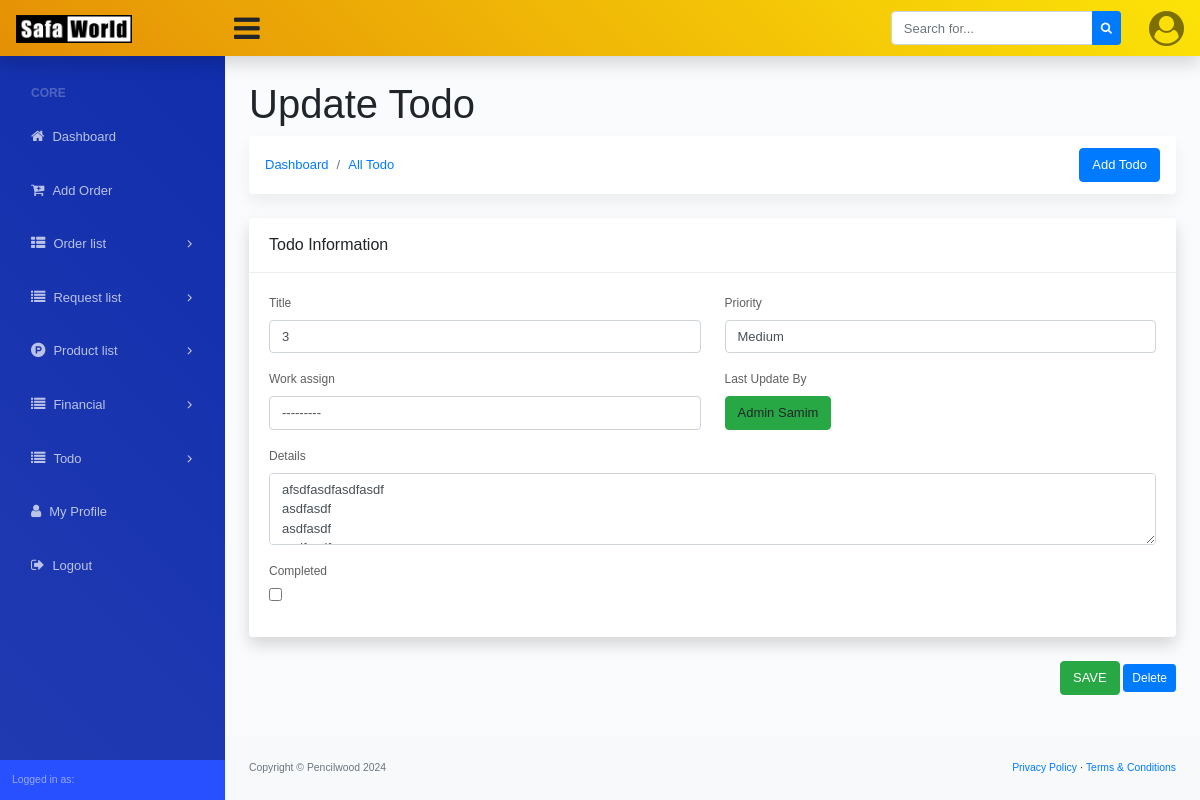
The page /todos/edit/1/ on the database as committed earlier.
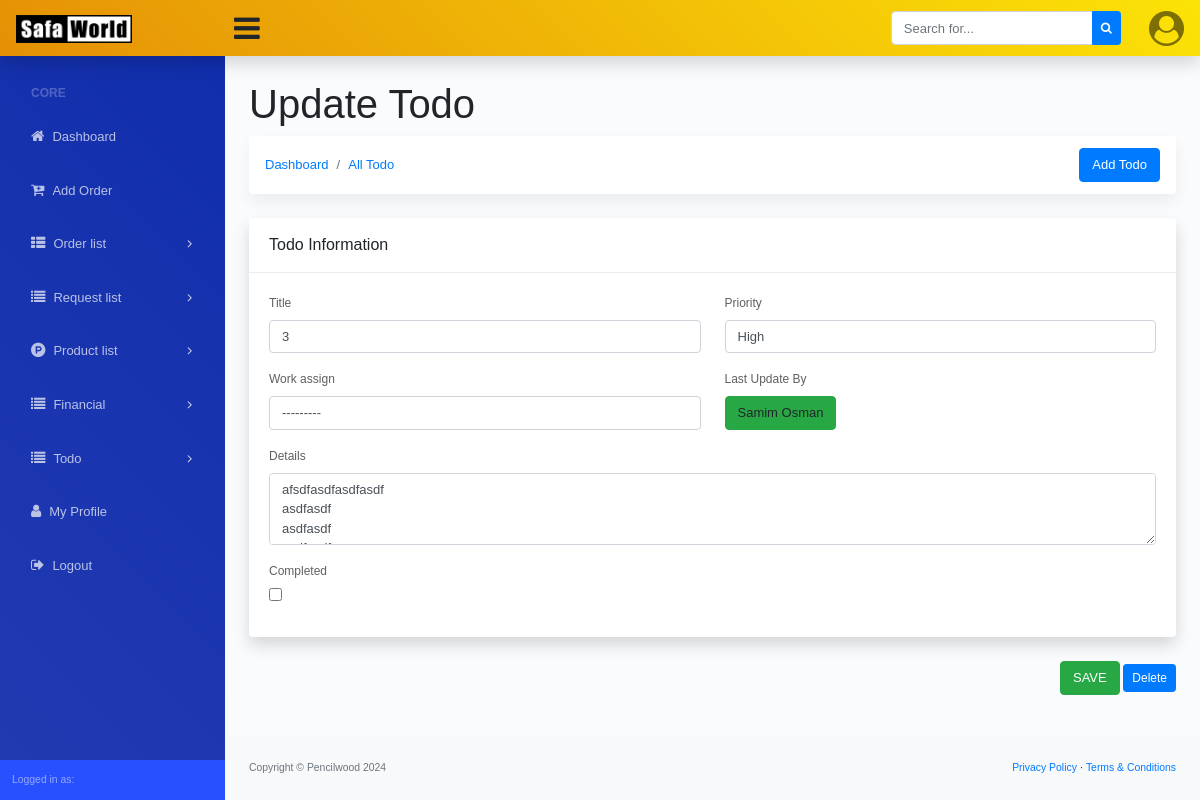
The same page on the database as committed later.
### dashboard/models.py (models this page shows, shortened)
class Todo(models.Model):
    PRIORITY_CHOICES = (
        ('Low', 'Low'),
        ('Medium', 'Medium'),
        ('High', 'High'),
    )
    title = models.CharField(max_length=255)
    priority = models.CharField(max_length=10, choices=PRIORITY_CHOICES, default='Medium')
    details = models.TextField(blank=True, null=True)
    work_assign = models.ForeignKey(Custom_User, on_delete=models.DO_NOTHING, blank=True, null=True, related_name='todo_assign')
    is_complete = models.BooleanField(default=False)
    create_date = models.DateTimeField(auto_now_add=True)
    update_date = models.DateTimeField(auto_now=True)
    last_update_user = models.ForeignKey(Custom_User, on_delete=models.DO_NOTHING, blank=True, null=True, related_name='todo_last_update_user')
    class Meta:
        ordering = ['-update_date']

### account/models.py (models this page shows)
class Custom_User(AbstractUser):
    USER_TYPE = (
        ('Admin', 'Admin'),
        ('Staff', 'Staff'),
        ('Factory Staff', 'Factory Staff'),
    )
    user_type = models.CharField(max_length=20, choices=USER_TYPE, blank=True, null=True)
    email = models.EmailField(("email address"), blank=True, unique=True)
    phone_number = models.CharField(max_length=14, blank=True, null=True)
    profile_picture = models.ImageField(upload_to='profile-picture/', blank=True, null=True)
    USERNAME_FIELD = "email"
    REQUIRED_FIELDS = ["username"]
    def __str__(self) -> str:
        return f'{self.first_name} {self.last_name}' if self.first_name else f'{self.username} | {self.email}'

### dashboard/views.py (the view, shortened to what this page needs)
# urls.py: path('todos/edit/<int:pk>/', TodoUpdateView.as_view(), name='todo_update'),
class TodoUpdateView(UpdateView):
    model = Todo
    form_class = TodoForm
    template_name = 'todo/todo_form.html'
    success_url = reverse_lazy('todo_list')

### dashboard/context_processor.py (called while the page is built)
def website_settings(request):
    website_setting = Site_Settings.objects.all().first()
    return {'website_setting': website_setting}

### templates/todo/todo_form.html (shortened to what the changed rows need)
{% extends '../base.html' %}
{% block dashboard_body %}
<main>
    <form method="POST">
        <div class="container-fluid">
            <h1 class="mt-4">
                {% if object %}
                Update
                {% else %}
                Add
                {% endif %}
                Todo
            </h1>
            <div class="row">
                <div class="col-xl-12">
                    <div class="card mb-4">
                        <div class="card-body">
                            <div class="row">
                                <div class="col-md-6">
                                    <div class="form-group">
                                        <label>{{form.title.label}}</label>
                                        {{form.title}}
                                    </div>
                                </div>
                                <div class="col-md-6">
                                    <div class="form-group">
                                        <label>{{form.priority.label}}</label>
                                        {{form.priority}}
                                    </div>
                                </div>
                            </div>
                            <div class="row">
                                <div class="col-md-6">
                                    <div class="form-group">
                                        <label>{{form.work_assign.label}}</label>
                                        {{form.work_assign}}
                                    </div>
                                </div>
                                {% if object %}
                                <div class="col-md-6">
                                    <div class="form-group">
                                        <label>Last Update By</label><br>
                                        <a class="btn btn-success">{{object.last_update_user}}</a>
                                    </div>
                                </div>
                                {% endif %}
                            </div>
                            <div class="row">
                                <div class="col-md-12">
                                    <div class="form-group">
                                        <label>{{form.details.label}}</label>
                                        {{form.details}}
                                    </div>
                                </div>
                            </div>
                            <div class="row">
                                <div class="col-md-6">
                                    <div class="form-group">
                                        <label>{{form.is_complete.label}}</label>
                                        {{form.is_complete}}
                                    </div>
                                </div>
                            </div>
                        </div>
                    </div>
                </div>
            </div>
        </div>
    </form>
</main>
{% endblock dashboard_body %}

Rows that differ between the two databases and show on the page:
changed Todo "afsdfasdfasdfasdf asdfasdf asdfasdf asdfasdf": priority "Medium" → "High"; last_update_user "Admin Samim" → "Samim Osman"
